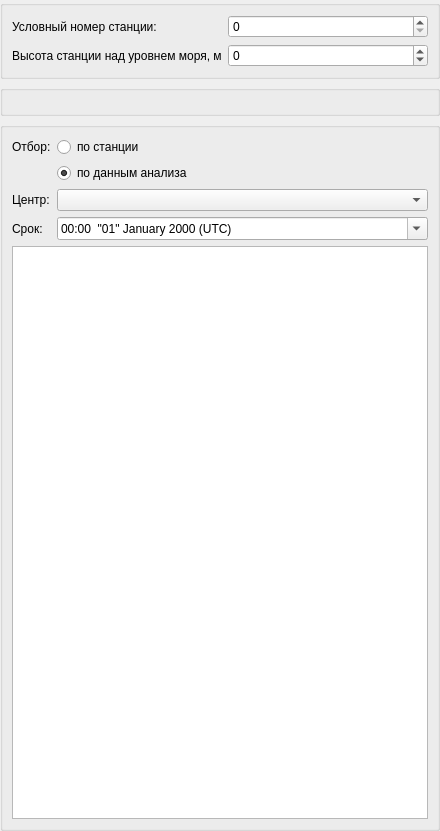
<?xml version="1.0" encoding="UTF-8"?>
<ui version="4.0">
 <class>SloyWidget</class>
 <widget class="QWidget" name="SloyWidget">
  <property name="geometry">
   <rect>
    <x>0</x>
    <y>0</y>
    <width>440</width>
    <height>831</height>
   </rect>
  </property>
  <property name="minimumSize">
   <size>
    <width>440</width>
    <height>0</height>
   </size>
  </property>
  <property name="windowTitle">
   <string>sloy1</string>
  </property>
  <layout class="QVBoxLayout" name="verticalLayout_2">
   <property name="margin">
    <number>0</number>
   </property>
   <item>
    <widget class="QGroupBox" name="postGr">
     <property name="sizePolicy">
      <sizepolicy hsizetype="Preferred" vsizetype="Maximum">
       <horstretch>0</horstretch>
       <verstretch>0</verstretch>
      </sizepolicy>
     </property>
     <property name="title">
      <string/>
     </property>
     <layout class="QGridLayout" name="gridLayout_2">
      <item row="0" column="0">
       <widget class="QLabel" name="postLabel">
        <property name="text">
         <string>Условный номер станции:</string>
        </property>
       </widget>
      </item>
      <item row="0" column="1">
       <widget class="QSpinBox" name="postSpin"/>
      </item>
      <item row="1" column="0">
       <widget class="QLabel" name="altLabel">
        <property name="text">
         <string>Высота станции над уровнем моря, м</string>
        </property>
       </widget>
      </item>
      <item row="1" column="1">
       <widget class="QSpinBox" name="altSpin">
        <property name="minimum">
         <number>-100</number>
        </property>
        <property name="maximum">
         <number>9999</number>
        </property>
       </widget>
      </item>
     </layout>
    </widget>
   </item>
   <item>
    <widget class="QGroupBox" name="stationWidgetGr">
     <property name="sizePolicy">
      <sizepolicy hsizetype="Preferred" vsizetype="Maximum">
       <horstretch>0</horstretch>
       <verstretch>0</verstretch>
      </sizepolicy>
     </property>
     <property name="title">
      <string/>
     </property>
     <layout class="QVBoxLayout" name="verticalLayout">
      <item>
       <widget class="StationWidget" name="stationWidget">
        <property name="sizePolicy">
         <sizepolicy hsizetype="Preferred" vsizetype="Maximum">
          <horstretch>0</horstretch>
          <verstretch>0</verstretch>
         </sizepolicy>
        </property>
       </widget>
      </item>
     </layout>
    </widget>
   </item>
   <item>
    <widget class="QGroupBox" name="groupBox_2">
     <property name="sizePolicy">
      <sizepolicy hsizetype="Preferred" vsizetype="Expanding">
       <horstretch>0</horstretch>
       <verstretch>0</verstretch>
      </sizepolicy>
     </property>
     <property name="title">
      <string/>
     </property>
     <layout class="QGridLayout" name="gridLayout">
      <item row="1" column="0">
       <widget class="QLabel" name="label_2">
        <property name="text">
         <string>Отбор:</string>
        </property>
       </widget>
      </item>
      <item row="3" column="0">
       <widget class="QLabel" name="centerLabel">
        <property name="text">
         <string>Центр:</string>
        </property>
       </widget>
      </item>
      <item row="1" column="1">
       <widget class="QRadioButton" name="stationRadio">
        <property name="text">
         <string>по станции</string>
        </property>
        <property name="checked">
         <bool>false</bool>
        </property>
       </widget>
      </item>
      <item row="3" column="1" colspan="2">
       <widget class="QComboBox" name="centerCombo"/>
      </item>
      <item row="2" column="1">
       <widget class="QRadioButton" name="analyseRadio">
        <property name="text">
         <string>по данным анализа</string>
        </property>
        <property name="checked">
         <bool>true</bool>
        </property>
       </widget>
      </item>
      <item row="4" column="1" colspan="2">
       <widget class="QDateTimeEdit" name="dateEdit">
        <property name="displayFormat">
         <string>HH:mm  &quot;dd&quot; MMMM yyyy (UTC)</string>
        </property>
        <property name="calendarPopup">
         <bool>true</bool>
        </property>
        <property name="timeSpec">
         <enum>Qt::UTC</enum>
        </property>
       </widget>
      </item>
      <item row="4" column="0">
       <widget class="QLabel" name="label">
        <property name="sizePolicy">
         <sizepolicy hsizetype="Maximum" vsizetype="Preferred">
          <horstretch>0</horstretch>
          <verstretch>0</verstretch>
         </sizepolicy>
        </property>
        <property name="text">
         <string>Срок:</string>
        </property>
       </widget>
      </item>
      <item row="5" column="0" colspan="3">
       <widget class="ZondWidget" name="zond">
        <property name="wordWrap">
         <bool>false</bool>
        </property>
        <property name="cornerButtonEnabled">
         <bool>false</bool>
        </property>
        <attribute name="horizontalHeaderHighlightSections">
         <bool>false</bool>
        </attribute>
        <attribute name="horizontalHeaderStretchLastSection">
         <bool>true</bool>
        </attribute>
        <attribute name="verticalHeaderVisible">
         <bool>false</bool>
        </attribute>
       </widget>
      </item>
     </layout>
    </widget>
   </item>
  </layout>
 </widget>
 <customwidgets>
  <customwidget>
   <class>StationWidget</class>
   <extends>QWidget</extends>
   <header location="global">meteo/commons/ui/custom/stationwidget.h</header>
  </customwidget>
  <customwidget>
   <class>ZondWidget</class>
   <extends>QTableView</extends>
   <header location="global">meteo/commons/ui/custom/zondwidget.h</header>
  </customwidget>
 </customwidgets>
 <tabstops>
  <tabstop>postSpin</tabstop>
  <tabstop>altSpin</tabstop>
  <tabstop>stationRadio</tabstop>
  <tabstop>analyseRadio</tabstop>
  <tabstop>centerCombo</tabstop>
  <tabstop>dateEdit</tabstop>
 </tabstops>
 <resources/>
 <connections>
  <connection>
   <sender>analyseRadio</sender>
   <signal>toggled(bool)</signal>
   <receiver>centerCombo</receiver>
   <slot>setVisible(bool)</slot>
   <hints>
    <hint type="sourcelabel">
     <x>192</x>
     <y>333</y>
    </hint>
    <hint type="destinationlabel">
     <x>192</x>
     <y>368</y>
    </hint>
   </hints>
  </connection>
  <connection>
   <sender>analyseRadio</sender>
   <signal>toggled(bool)</signal>
   <receiver>centerLabel</receiver>
   <slot>setVisible(bool)</slot>
   <hints>
    <hint type="sourcelabel">
     <x>134</x>
     <y>333</y>
    </hint>
    <hint type="destinationlabel">
     <x>47</x>
     <y>368</y>
    </hint>
   </hints>
  </connection>
 </connections>
</ui>
